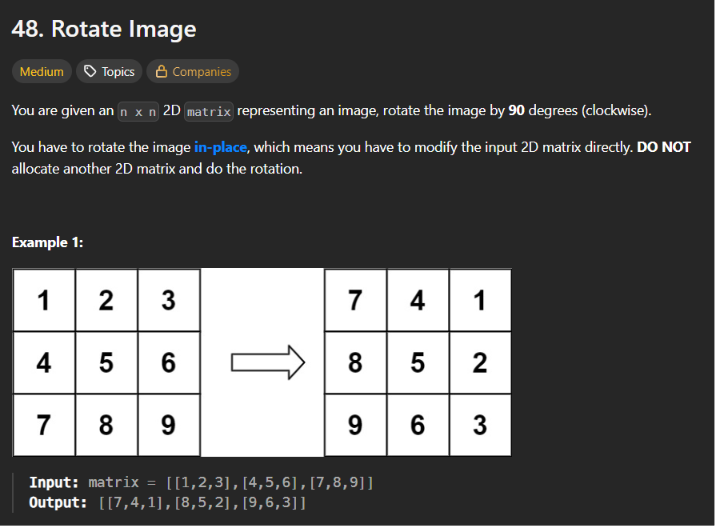
#> input picture sample2.png, 715 x 526 px, found by its file name
$ python test_highlighter.py
#> lines starting #> are read from the running program, lines starting #| are printed output that depends on the picture
### src/ocr_locator.py
import logging
import os
import re
import shutil
from difflib import SequenceMatcher
from pathlib import Path
from typing import Any

import pytesseract
from PIL import Image

logger = logging.getLogger(__name__)

OCR_SCALE = 3
MIN_CONFIDENCE = 0
FUZZY_MATCH_THRESHOLD = 0.82

# Where the common Windows installers put tesseract.exe. The UB Mannheim build
# does not reliably add itself to PATH, and a process that was already running
# would not see the change anyway, so fall back to looking for it directly.
_WINDOWS_TESSERACT_CANDIDATES = (
    r"C:\Program Files\Tesseract-OCR\tesseract.exe",
    r"C:\Program Files (x86)\Tesseract-OCR\tesseract.exe",
    os.path.expandvars(r"%LOCALAPPDATA%\Programs\Tesseract-OCR\tesseract.exe"),
    os.path.expandvars(r"%LOCALAPPDATA%\Tesseract-OCR\tesseract.exe"),
)


def find_tesseract() -> str | None:
    """Returns a usable tesseract executable path, or None if there is none.

    Prefers PATH, then falls back to the standard Windows install locations.
    """
    on_path = shutil.which("tesseract")
    if on_path:
        return on_path

    for candidate in _WINDOWS_TESSERACT_CANDIDATES:
        if candidate and Path(candidate).is_file():
            return candidate

    return None


def configure_tesseract() -> str | None:
    """Points pytesseract at the Tesseract binary if it is not already on PATH.

    Returns:
        The path in use, or None if Tesseract could not be found at all.
    """
    located = find_tesseract()
    if located:
        pytesseract.pytesseract.tesseract_cmd = located
        logger.debug("Using Tesseract at %s", located)
    return located


# Resolved once at import: the install location does not change mid-run, and
# doing it here means every caller benefits without having to remember to.
configure_tesseract()

# Anything Tesseract can be pointed at: a path, or an already-loaded image.
ImageSource = str | os.PathLike | Image.Image

# The dict pytesseract returns, plus the "_scale" key this module adds.
OcrData = dict[str, Any]

# A bounding box in image pixels.
Box = dict[str, int]

# One OCR word, as produced by build_words.
Word = dict[str, Any]


# [4 lines left out: function normalize, not called in this run]


def clean_context(text: str) -> str:
    return text.lower().strip()


# [5 lines left out: function confidence_value, not called in this run]


def similarity(left: str, right: str) -> float:
    return SequenceMatcher(None, left, right).ratio()


# [4 lines left out: function is_useful_partial, not called in this run]


def extract_ocr_data(image_or_path: ImageSource) -> OcrData:
    """Runs Tesseract over an image and returns its raw word data.

    Args:
        image_or_path: A filesystem path, or an already-loaded PIL Image.

    Returns:
        The pytesseract DICT output, with an added ``_scale`` key recording the
        upscale factor that every coordinate in it is expressed in.

    Raises:
        OSError: If a path was given and the file cannot be read.
        pytesseract.TesseractNotFoundError: If the Tesseract binary is missing.
    """
#> called with image_or_path = 'sample2.png'
    # Annotated because Image.open returns an ImageFile, and the conversions
    # below rebind this to a plain Image. Without it every reassignment reads
    # as a type error.
    image: Image.Image

    # os.PathLike was previously not handled: a pathlib.Path fell through to
    # the else-branch and died on .copy().
    if isinstance(image_or_path, (str, os.PathLike)):
        image = Image.open(Path(image_or_path))
#> image is the input picture: PIL image 715x526 RGBA; mean R, G, B, A 92.2, 92.3, 92.2, 254.6
    elif isinstance(image_or_path, Image.Image):
        image = image_or_path.copy()
    else:
        raise TypeError(
            f"extract_ocr_data expects a path or a PIL Image, got {type(image_or_path).__name__}"
        )

    # Convert to grayscale
    image = image.convert("L")
#> image: PIL image 715x526 L

    # Upscale to improve OCR quality. Boxes must be scaled back before drawing.
    width, height = image.size
#> width = 715; height = 526

    image = image.resize((width * OCR_SCALE, height * OCR_SCALE))
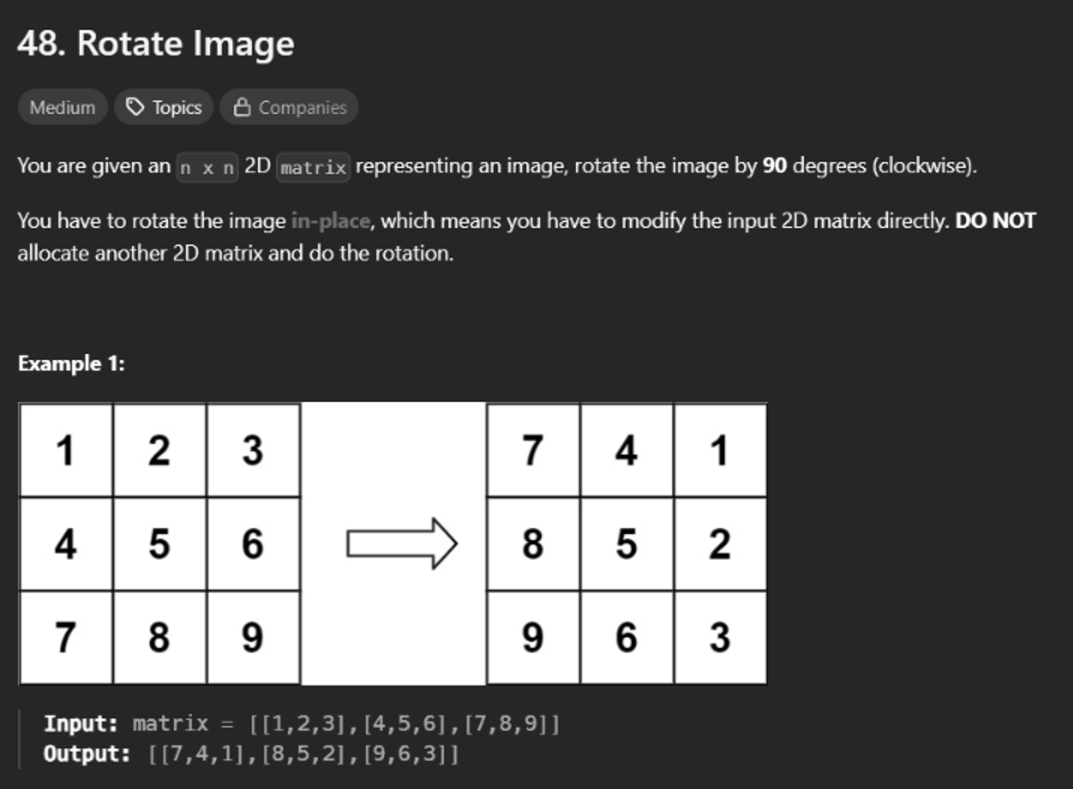
#> image: PIL image 2145x1578 L (shown at 1/2 size); min 0, max 255, mean 92.2

#> (the run stopped early here; a loop or call above may not have finished)
